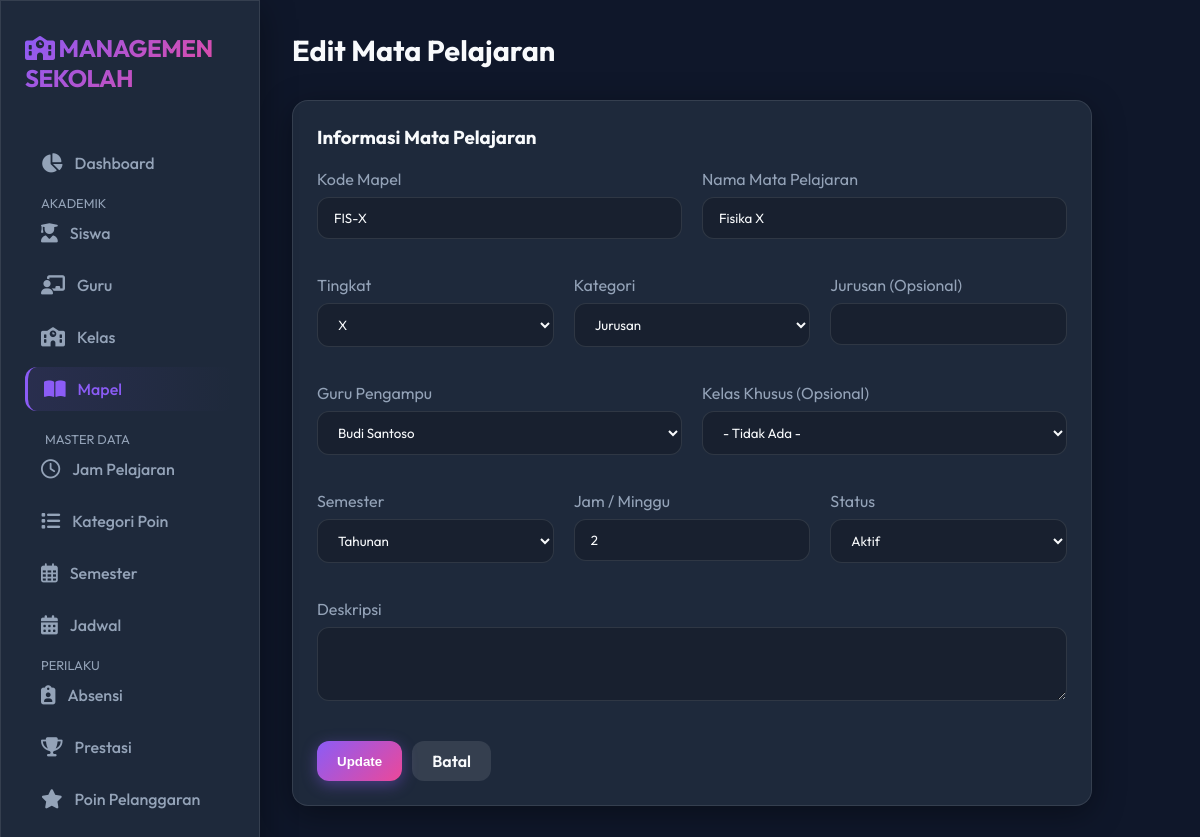
The app's page /subjects/edit.php?id=2 with its own data.
### tables this page shows
CREATE TABLE `subjects` (
  `id` int(11) NOT NULL AUTO_INCREMENT,
  `nama_mapel` varchar(100) NOT NULL,
  `kategori` enum('umum','jurusan','peminatan','ekstrakurikuler') DEFAULT 'umum',
  `tingkat` enum('X','XI','XII','semua') DEFAULT 'semua',
  `jurusan` varchar(50) DEFAULT NULL,
  `kode_mapel` varchar(10) NOT NULL,
  `guru_id` int(11) DEFAULT NULL,
  `kelas_id` int(11) DEFAULT NULL,
  `semester` enum('ganjil','genap','tahunan') DEFAULT 'tahunan',
  `tahun_ajaran` varchar(9) DEFAULT NULL,
  `jam_per_minggu` int(11) DEFAULT '2',
  `deskripsi` text,
  `status` enum('aktif','nonaktif') DEFAULT 'aktif',
  `created_at` timestamp NOT NULL DEFAULT CURRENT_TIMESTAMP,
  `updated_at` timestamp NOT NULL DEFAULT CURRENT_TIMESTAMP ON UPDATE CURRENT_TIMESTAMP,
  PRIMARY KEY (`id`),
  KEY `teacher_id` (`guru_id`),
  KEY `fk_subjects_kelas_id` (`kelas_id`),
  CONSTRAINT `fk_subjects_guru_id` FOREIGN KEY (`guru_id`) REFERENCES `users` (`id`) ON DELETE SET NULL ON UPDATE CASCADE,
  CONSTRAINT `fk_subjects_kelas_id` FOREIGN KEY (`kelas_id`) REFERENCES `classes` (`id`) ON DELETE CASCADE ON UPDATE CASCADE
);

CREATE TABLE `users` (
  `id` int(11) NOT NULL AUTO_INCREMENT,
  `username` varchar(50) NOT NULL,
  `password` varchar(255) NOT NULL,
  `nama_lengkap` varchar(100) NOT NULL,
  `jenis_kelamin` enum('L','P') DEFAULT 'L',
  `nip` varchar(30) DEFAULT NULL,
  `tempat_lahir` varchar(50) DEFAULT NULL,
  `tanggal_lahir` date DEFAULT NULL,
  `alamat` text,
  `no_telepon` varchar(15) DEFAULT NULL,
  `email` varchar(100) DEFAULT NULL,
  `role` enum('admin','guru') DEFAULT 'guru',
  `jabatan` varchar(100) DEFAULT NULL,
  `bidang_studi` varchar(100) DEFAULT NULL,
  `foto` varchar(255) DEFAULT NULL,
  `status` enum('aktif','nonaktif','pensiun','pindah') DEFAULT 'aktif',
  `last_login` timestamp NULL DEFAULT NULL,
  `created_at` timestamp NOT NULL DEFAULT CURRENT_TIMESTAMP,
  `updated_at` timestamp NOT NULL DEFAULT CURRENT_TIMESTAMP ON UPDATE CURRENT_TIMESTAMP,
  PRIMARY KEY (`id`),
  UNIQUE KEY `username` (`username`),
  UNIQUE KEY `nip` (`nip`),
  UNIQUE KEY `email` (`email`),
  KEY `idx_users_role` (`role`),
  KEY `idx_users_status` (`status`)
);

### subjects/edit.php (the view, shortened to what this page needs)
<?php
include '../config/database.php';
include '../includes/header.php';
include '../includes/sidebar.php';
$id = $_GET['id'];
$subject = $conn->query("SELECT * FROM subjects WHERE id = $id")->fetch_assoc();
$teachers = $conn->query("SELECT * FROM users WHERE role='guru' ORDER BY nama_lengkap ASC");
?>
<div class="main-content">
    <div class="top-bar">
        <h1 class="page-title">Edit Mata Pelajaran</h1>
    </div>
    <div class="card glass" style="max-width: 800px;">
        <form action="process_edit.php" method="POST">
            <h3 style="margin-bottom: 20px;">Informasi Mata Pelajaran</h3>
            <div style="display: grid; grid-template-columns: 1fr 1fr; gap: 20px;">
                <div style="margin-bottom: 20px;">
                    <label style="color: var(--text-muted); display: block; margin-bottom: 8px;">Kode Mapel</label>
                    <input type="text" name="kode_mapel" value="<?= $subject['kode_mapel'] ?>" required>
                </div>
                <div style="margin-bottom: 20px;">
                    <label style="color: var(--text-muted); display: block; margin-bottom: 8px;">Nama Mata
                        Pelajaran</label>
                    <input type="text" name="nama_mapel" value="<?= $subject['nama_mapel'] ?>" required>
                </div>
            </div>
            <div style="display: grid; grid-template-columns: 1fr 1fr 1fr; gap: 20px;">
                <div style="margin-bottom: 20px;">
                    <label style="color: var(--text-muted); display: block; margin-bottom: 8px;">Tingkat</label>
                    <select name="tingkat" required>
                        <option value="X" <?= $subject['tingkat'] == 'X' ? 'selected' : '' ?>>X</option>
                    </select>
                </div>
                <div style="margin-bottom: 20px;">
                    <label style="color: var(--text-muted); display: block; margin-bottom: 8px;">Kategori</label>
                    <select name="kategori" required>
                        <option value="jurusan" <?= $subject['kategori'] == 'jurusan' ? 'selected' : '' ?>>Jurusan</option>
                    </select>
                </div>
                <div style="margin-bottom: 20px;">
                    <label style="color: var(--text-muted); display: block; margin-bottom: 8px;">Jurusan
                        (Opsional)</label>
                    <input type="text" name="jurusan" value="<?= $subject['jurusan'] ?>">
                </div>
            </div>
            <div style="display: grid; grid-template-columns: 1fr 1fr; gap: 20px;">
                <div style="margin-bottom: 20px;">
                    <label style="color: var(--text-muted); display: block; margin-bottom: 8px;">Guru Pengampu</label>
                    <select name="guru_id">
                        <?php while ($t = $teachers->fetch_assoc()): ?>
                            <option value="<?= $t['id'] ?>" <?= $subject['guru_id'] == $t['id'] ? 'selected' : '' ?>>
                                <?= $t['nama_lengkap'] ?>
                            </option>
                        <?php endwhile; ?>
                    </select>
                </div>
                <div style="margin-bottom: 20px;">
                    <label style="color: var(--text-muted); display: block; margin-bottom: 8px;">Kelas Khusus
                        (Opsional)</label>
                    <select name="kelas_id">
                        <option value="">- Tidak Ada -</option>
                    </select>
                </div>
            </div>
            <div style="display: grid; grid-template-columns: 1fr 1fr 1fr; gap: 20px;">
                <div style="margin-bottom: 20px;">
                    <label style="color: var(--text-muted); display: block; margin-bottom: 8px;">Semester</label>
                    <select name="semester">
                        <option value="tahunan" <?= $subject['semester'] == 'tahunan' ? 'selected' : '' ?>>Tahunan</option>
                    </select>
                </div>
                <div style="margin-bottom: 20px;">
                    <label style="color: var(--text-muted); display: block; margin-bottom: 8px;">Jam / Minggu</label>
                    <input type="number" name="jam_per_minggu" value="<?= $subject['jam_per_minggu'] ?>">
                </div>
                <div style="margin-bottom: 20px;">
                    <label style="color: var(--text-muted); display: block; margin-bottom: 8px;">Status</label>
                    <select name="status">
                        <option value="aktif" <?= $subject['status'] == 'aktif' ? 'selected' : '' ?>>Aktif</option>
                    </select>
                </div>
            </div>
            <div style="margin-bottom: 20px;">
                <label style="color: var(--text-muted); display: block; margin-bottom: 8px;">Deskripsi</label>
                <textarea name="deskripsi" rows="3"><?= $subject['deskripsi'] ?></textarea>
            </div>
            <div style="margin-top: 20px; display: flex; gap: 10px;">
                <button type="submit" class="btn btn-primary">Update</button>
                <a href="idx.php" class="btn" style="background: rgba(255,255,255,0.1);">Batal</a>
            </div>
        </form>
    </div>
</div>
<?php include '../includes/footer.php'; ?>

### assets/css/style.css (style rules this page uses)
:root { --bg-dark: #0f172a; --bg-card: #1e293b; --primary: #8b5cf6; --secondary: #ec4899; --accent: #10b981; --text-main: #f8fafc; --text-muted: #94a3b8; --glass-bg: rgba(30, 41, 59, 0.7); --glass-border: rgba(255, 255, 255, 0.1); --radius: 16px; --input-bg: rgba(0, 0, 0, 0.2); --input-border: var(--glass-border); }
* { margin: 0; padding: 0; box-sizing: border-box; }
body { font-family: 'Outfit', sans-serif; background-color: var(--bg-dark); color: var(--text-main); overflow-x: hidden; min-height: 100vh; }
.glass { background: var(--glass-bg); backdrop-filter: blur(12px); -webkit-backdrop-filter: blur(12px); border: 1px solid var(--glass-border); box-shadow: 0 8px 32px 0 rgba(0, 0, 0, 0.37); }
a { text-decoration: none; color: inherit; transition: 0.3s; }
.main-content { flex: 1; margin-left: 260px; padding: 2rem; }
.top-bar { display: flex; justify-content: space-between; align-items: center; margin-bottom: 2rem; }
.page-title { font-size: 1.8rem; font-weight: 700; }
.card { background: var(--bg-card); border-radius: var(--radius); padding: 1.5rem; border: 1px solid var(--glass-border); margin-bottom: 1.5rem; }
.btn { padding: 10px 20px; border-radius: 12px; border: none; cursor: pointer; font-weight: 600; display: inline-flex; align-items: center; gap: 8px; transition: transform 0.2s; }
.btn-primary { background: linear-gradient(135deg, var(--primary), var(--secondary)); color: white; box-shadow: 0 4px 15px rgba(139, 92, 246, 0.4); }
input, select, textarea { width: 100%; padding: 12px 16px; background: var(--input-bg); border: 1px solid var(--input-border); border-radius: 12px; color: var(--text-main); margin-bottom: 1rem; font-family: inherit; transition: 0.3s; }

### records on screen
subjects: kode_mapel "FIS-X", nama_mapel "Fisika X", tingkat "X", kategori "Jurusan", guru_id "Budi Santoso", semester "Tahunan", jam_per_minggu "2", status "Aktif"
